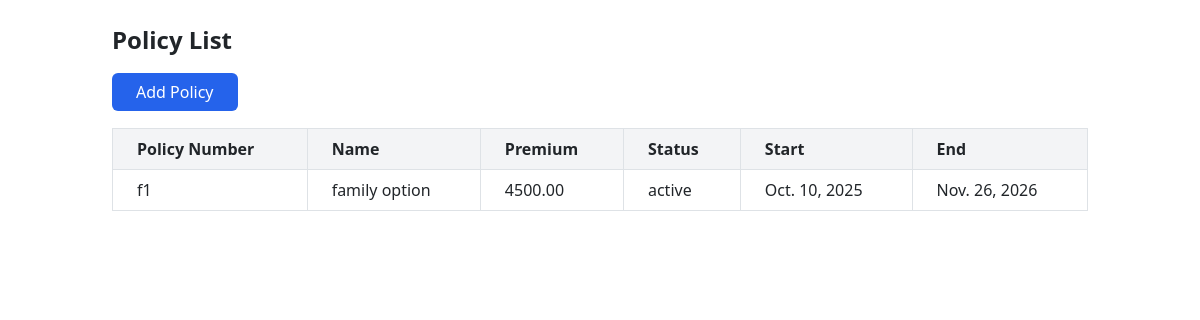
Screenshot of /policies/ (signed in) with the database file from the repository.
### insurance/models.py (models this page shows, shortened)
class Policy(models.Model):
    policy_number = models.CharField(max_length=120, unique=True)
    name = models.CharField(max_length=200)
    description = models.TextField(blank=True)
    premium = models.DecimalField(max_digits=12, decimal_places=2)
    start_date = models.DateField(null=True, blank=True)
    end_date = models.DateField(null=True, blank=True)
    status = models.CharField(
        max_length=20,
        choices=[
            ('active', 'Active'),
            ('inactive', 'Inactive'),
            ('expired', 'Expired'),
        ],
        default='active'
    )
    created_at = models.DateTimeField(auto_now_add=True,null=True, blank=True)

### insurance/views.py (the view)
# urls.py: path('policies/', views.policy_list, name='policy_list'),
@login_required
def policy_list(request):
    policies = Policy.objects.all().order_by('-created_at')
    return render(request, 'policy/policy_list.html', {'policies': policies})

### insurance/templates/policy/policy_list.html
{% extends "base.html" %}
{% block content %}
<div class="container mx-auto p-6">
  <h1 class="text-2xl font-bold mb-4">Policy List</h1>
  <a href="{% url 'create_policy' %}" class="bg-blue-600 text-white px-4 py-2 rounded">Add Policy</a>
  <table class="table-auto w-full mt-6 border">
    <thead class="bg-gray-100">
      <tr>
        <th class="px-4 py-2 border">Policy Number</th>
        <th class="px-4 py-2 border">Name</th>
        <th class="px-4 py-2 border">Premium</th>
        <th class="px-4 py-2 border">Status</th>
        <th class="px-4 py-2 border">Start</th>
        <th class="px-4 py-2 border">End</th>
      </tr>
    </thead>
    <tbody>
      {% for policy in policies %}
      <tr>
        <td class="px-4 py-2 border">{{ policy.policy_number }}</td>
        <td class="px-4 py-2 border">{{ policy.name }}</td>
        <td class="px-4 py-2 border">{{ policy.premium }}</td>
        <td class="px-4 py-2 border">{{ policy.status }}</td>
        <td class="px-4 py-2 border">{{ policy.start_date }}</td>
        <td class="px-4 py-2 border">{{ policy.end_date }}</td>
      </tr>
      {% empty %}
      <tr><td colspan="6" class="text-center py-4">No policies found.</td></tr>
      {% endfor %}
    </tbody>
  </table>
</div>
{% endblock %}

### rows the page displays
Policy: policy_number "f1", name "family option", premium "4500.00", status "active", start_date "Oct. 10, 2025", end_date "Nov. 26, 2026"
